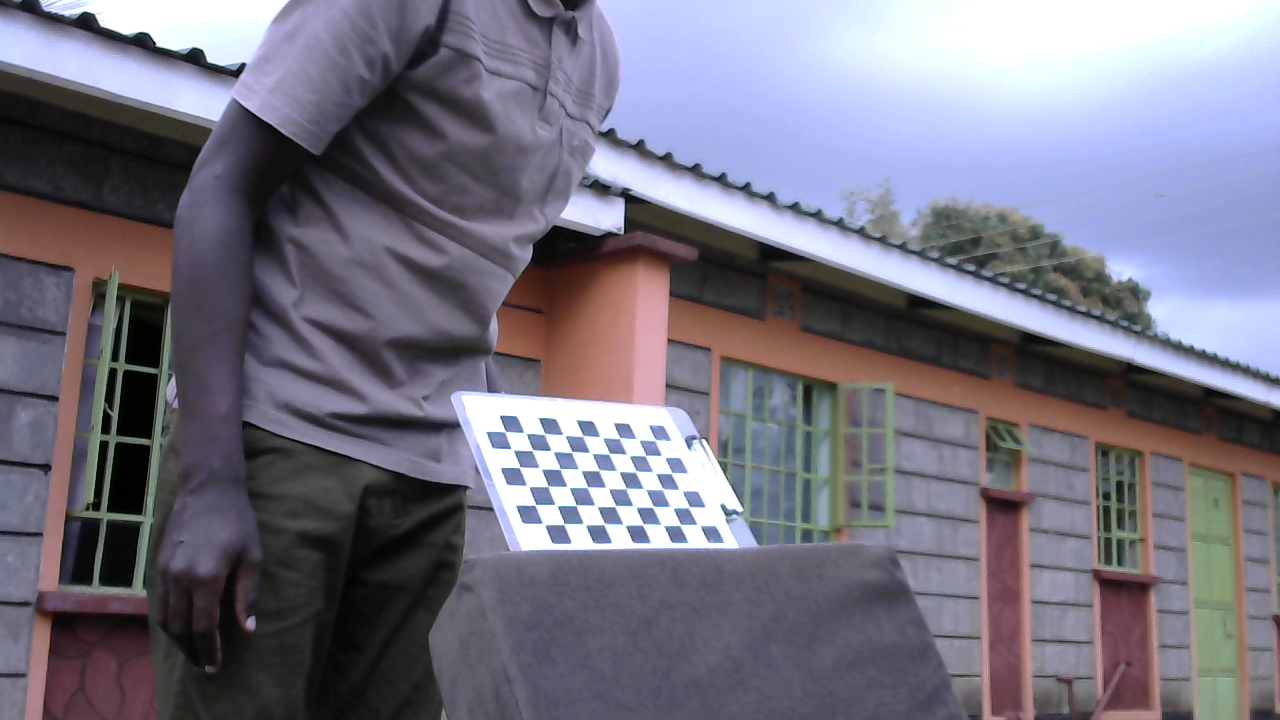
#> input picture stereo/left/left_11.png, 1280 x 720 px, found by its file name
$ python stereoDepth.py
#> lines starting #> are read from the running program, lines starting #| are printed output that depends on the picture
import numpy as np
import matplotlib.pyplot as plt
import cv2

# read both images and convert to grayscale
imgL = cv2.imread("caps/left_11.png", 0)
#> imgL: shape (720, 1280); min 0, max 255, mean 117.1
imgR = cv2.imread("caps/right_11.png", 0)
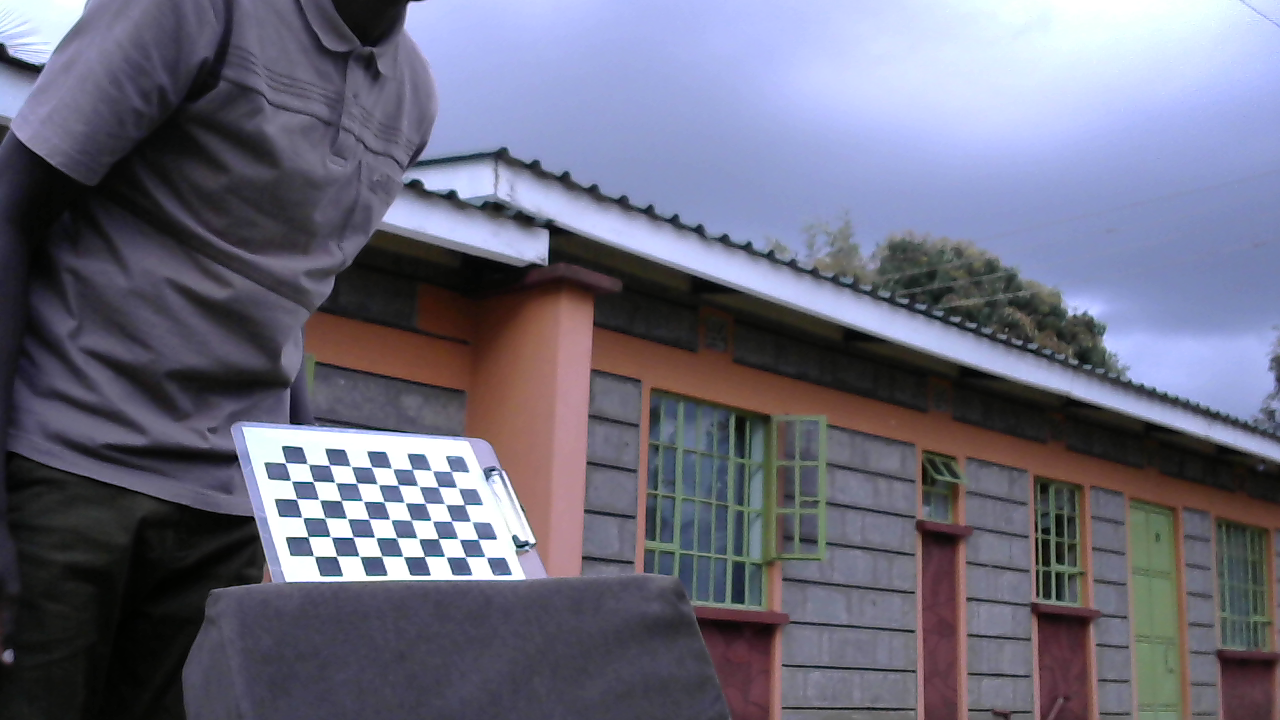
#> input picture stereo/right/right_11.png, 1280 x 720 px, found by its file name
#> imgR: shape (720, 1280); min 0, max 255, mean 107.8

# --------------------------------------------- #
# PREPROCESSING
# --------------------------------------------- #

# Compare both preprocessed images
fig, axes = plt.subplots(1, 2, figsize=(10, 5))
axes[0].imshow(imgL)
axes[1].imshow(imgR)
axes[0].axhline(250)
axes[1].axhline(250)
axes[0].axhline(450)
axes[1].axhline(450)
plt.suptitle("Original Images")
plt.show()

# 1.Detect keypoints and their descriptors

# Initiate SIFT detector
sift = cv2.xfeatures2d.SIFT_create()
kp1, des1 = sift.detectAndCompute(imgL, None)
#> kp1 = 1640 keypoints; strongest (x, y, size): (142, 43, 16.6), (606, 217, 22.3), (243, 65, 4.3), (600, 188, 14.2)
kp2, des2 = sift.detectAndCompute(imgR, None)
#> kp2 = 1809 keypoints; strongest (x, y, size): (338, 456, 12), (295, 454, 12.4), (298, 546, 13.5), (379, 459, 11.6)

# plot the keypoints
imgSift = cv2.drawKeypoints(imgL, kp1, None, flags=cv2.DRAW_MATCHES_FLAGS_DRAW_RICH_KEYPOINTS)
cv2.imshow("SIFT Keypoints", imgSift)

# Match the keypoints in both images
FLANN_INDEX_KDTREE = 1
index_params = dict(algorithm=FLANN_INDEX_KDTREE, trees=5)
search_params = dict(checks=50)
flann = cv2.FlannBasedMatcher(index_params, search_params)
matches = flann.knnMatch(des1, des2, k=2)
#> matches = 1640 matches

# Apply the D.G Lowe ratio test to keep good matches
matchesMask = [[0, 0] for i in range(len(matches))]
#> matchesMask = 1640 pairs, first value 0 to 0, second value 0 to 0
good = []
pts1 = []
pts2 = []

for i, (m, n) in enumerate(matches):
    if m.distance < 0.7*n.distance:
        # keep this keypoint pair
        matchesMask[i] = [1, 0]
        good.append(m)
        pts2.append(kp2[m.trainIdx].pt)
        pts1.append(kp1[m.queryIdx].pt)
#> after the loop, good = 269 matches; matchesMask = 1640 pairs, first value 0 to 1, second value 0 to 0; pts1 = 269 pairs, first value 41.85 to 1273.9, second value 11.69 to 664.1; pts2 = 269 pairs, first value 11.08 to 1258.9, second value 48.78 to 698.4


# Draw the keypoiny matches between both pictures
draw_params = dict(matchColor=(0, 255, 0),
                   singlePointColor=(255, 0, 0),
                   matchesMask=matchesMask[300:500],
                   flags=cv2.DrawMatchesFlags_DEFAULT)
#> draw_params = 4 items

keypoint_matches = cv2.drawMatchesKnn(imgL, kp1, imgR, kp2, matches[300:500], None, **draw_params)
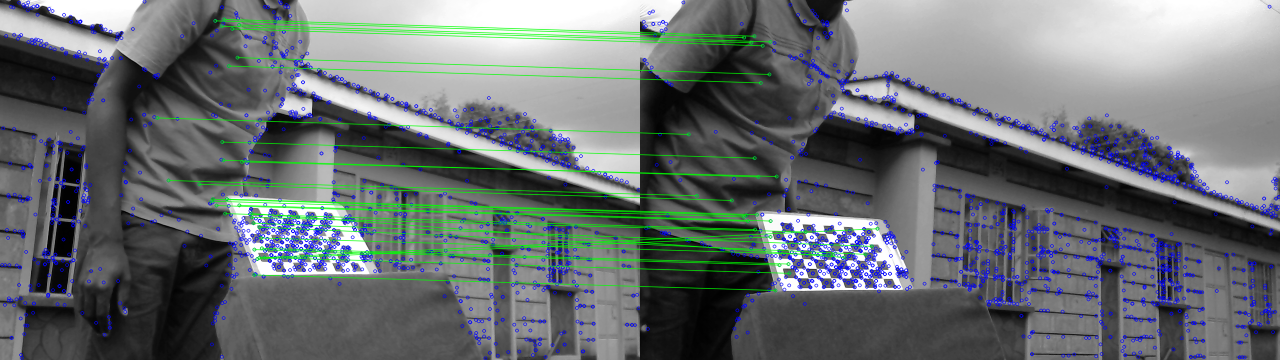
#> keypoint_matches: shape (720, 2560, 3) (shown at 1/2 size); mean of channels 0, 1, 2 113.7, 111.8, 105.6; drawn as B, G, R
cv2.imshow("Keypoint Matches", keypoint_matches)

# ------------------------------------- #
# STEREO RECTIFICATION
# ------------------------------------- #

# Calculate the fundamental matrix for the cameras
pts1 = np.int32(pts1)
#> pts1 = 269 pairs, first value 41 to 1273, second value 11 to 664
pts2 = np.int32(pts2)
#> pts2 = 269 pairs, first value 11 to 1258, second value 48 to 698

fundamental_matrix, inliers = cv2.findFundamentalMat(pts1, pts2, cv2.FM_RANSAC)
#> fundamental_matrix = [[1.11e-06, 0.000172, -0.0646], [-0.000185, -4.12e-05, -0.58], [0.0787, 0.639, 1]]; inliers = 269 values, max 1 at index 11, min 0 at index 0, mean 0.699

# We take only the inlier points
pts1 = pts1[inliers.ravel() == 1]
#> pts1 = 188 pairs, first value 259 to 1247, second value 13 to 664
pts2 = pts2[inliers.ravel() == 1]
#> pts2 = 188 pairs, first value 32 to 1188, second value 48 to 698

# Visualize epilines
def drawlines(img1src, img2src, lines, pts1src, pts2src):
    '''
    img1 - image on which we draw the epilines for the points in img2
    lines - corresponding epilines
    '''
    r, c = img1src.shape
    img1color = cv2.cvtColor(img1src, cv2.COLOR_GRAY2BGR)
    img2color = cv2.cvtColor(img2src, cv2.COLOR_GRAY2BGR)

    # Edit: use the same random seed so that the two images are comparable
    np.random.seed(0)
    for r, pt1, pt2 in zip(lines, pts1src, pts2src):
        color = tuple(np.random.randint(0, 255, 3).tolist())
        x0, y0 = map(int, [0, -r[2]/r[1]])
        x1, y1 = map(int, [c, -(r[2]+r[0]*c)/r[1]])
        img1color = cv2.line(img1color, (x0, y0), (x1, y1), color, 1)
        img1color = cv2.circle(img1color, tuple(pt1), 5, color, -1)
        img2color = cv2.circle(img2color, tuple(pt2), 5, color, -1)
    return img1color, img2color


# Find epilines corresponding to points in the right image (second image) and
# drawing its lines on the left image
lines1 = cv2.computeCorrespondEpilines(pts2.reshape(-1, 1, 2), 2, fundamental_matrix)
#> lines1 = 188 rows, first 8: [0.0283, 1, -304.5], [0.0453, 0.999, -249.4], [0.0101, 1, -363.4], [0.00748, 1, -371.8], [-0.00182, 1, -401.8], [-0.000963, 1, -399], [0.0968, 0.995, -82.04], [-0.00434, 1, -409.9]
lines1 = lines1.reshape(-1, 3)
img5, img6 = drawlines(imgL, imgR, lines1, pts1, pts2)
#> the loop in drawlines, `for r, pt1, pt2 in zip(lines, pts1src, pts2src):` made 188 passes
#> (r, pt1, pt2, color, y0, y1) on passes 1 to 3: ([0.0283, 1, -304.5], [259, 300], [32, 329], (172, 47, 117), 304, 268), ([0.0453, 0.999, -249.4], [314, 235], [96, 268], (192, 67, 251), 249, 191), ([0.0101, 1, -363.4], [336, 360], [113, 391], (195, 103, 9), 363, 350)
#> after the loop in drawlines, `for r, pt1, pt2 in zip(lines, pts1src, pts2src):`:
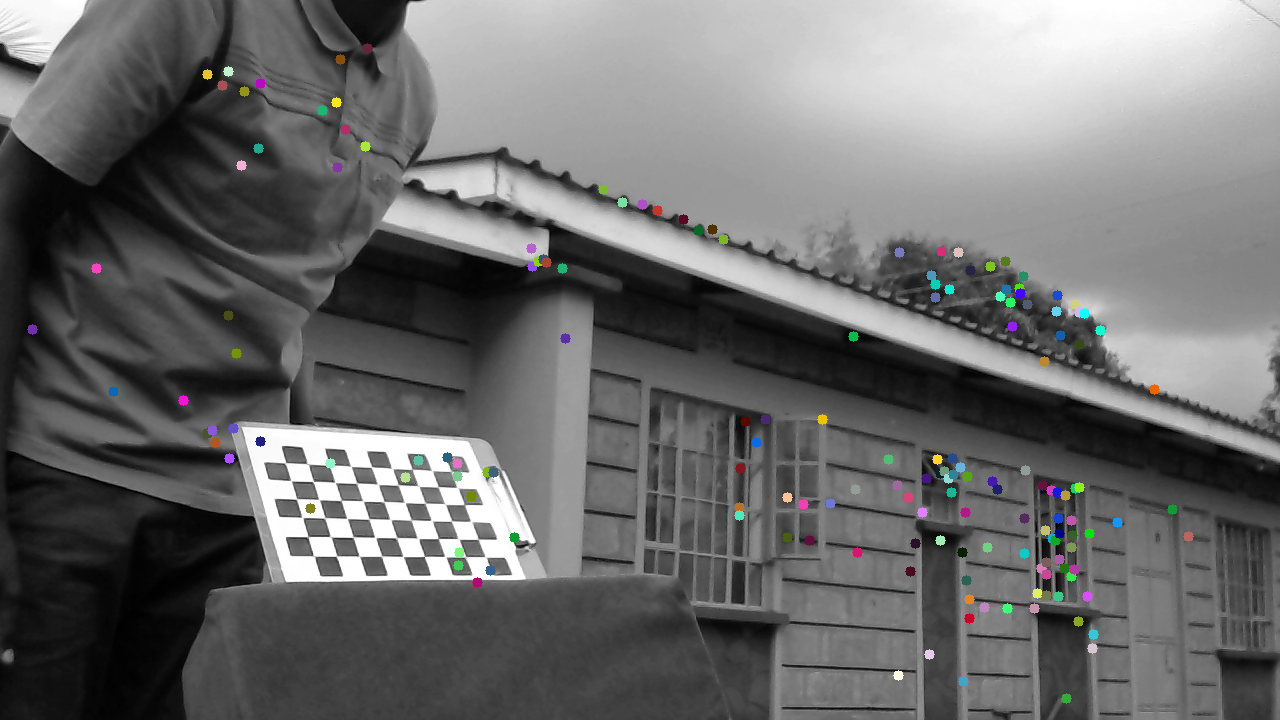
#> img2color: shape (720, 1280, 3); mean B, G, R 108.2, 108.3, 108.2

# Find epilines corresponding to points in the right image (second image) and
# drawing its lines on the left image
lines2 = cv2.computeCorrespondEpilines(pts1.reshape(-1, 1, 2), 2, fundamental_matrix)
#> lines2 = 188 rows, first 8: [0.035, 0.999, -282.9], [0.052, 0.999, -227.7], [0.0183, 1, -336.9], [0.016, 1, -344.4], [0.00715, 1, -372.8], [0.00821, 1, -369.4], [0.1, 0.995, -70.77], [0.00476, 1, -380.6]
lines2 = lines2.reshape(-1, 3)
img3, img4 = drawlines(imgR, imgL, lines2, pts2, pts1)
#> the loop in drawlines (call 2), `for r, pt1, pt2 in zip(lines, pts1src, pts2src):` made 188 passes
#> (r, pt1, pt2, color, y0, y1) on passes 1 to 3: ([0.035, 0.999, -282.9], [32, 329], [259, 300], (172, 47, 117), 283, 238), ([0.052, 0.999, -227.7], [96, 268], [314, 235], (192, 67, 251), 227, 161), ([0.0183, 1, -336.9], [113, 391], [336, 360], (195, 103, 9), 336, 313)
#> after the loop in drawlines (call 2), `for r, pt1, pt2 in zip(lines, pts1src, pts2src):`:
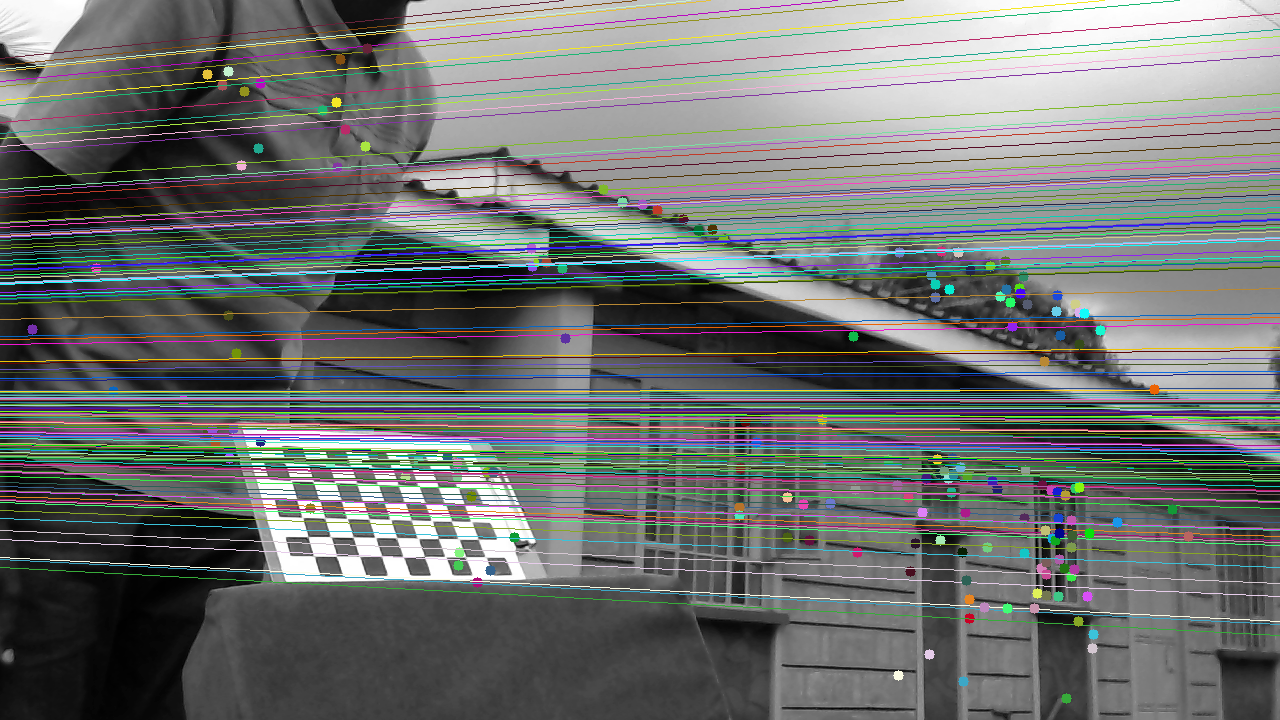
#> img1color: shape (720, 1280, 3); mean B, G, R 111.6, 112.6, 109.9
#> after the loop in drawlines (call 2), `for r, pt1, pt2 in zip(lines, pts1src, pts2src):`:
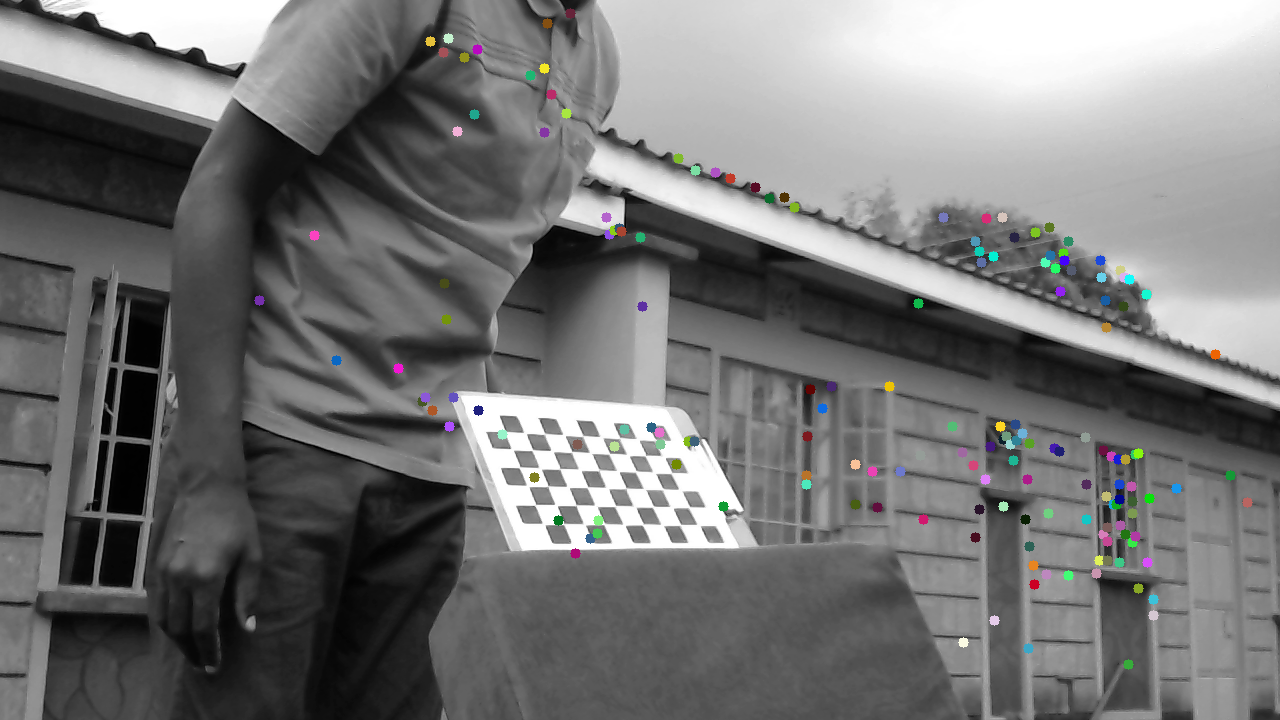
#> img2color: shape (720, 1280, 3); mean B, G, R 117.2, 117.3, 117.1

plt.subplot(121), plt.imshow(img5)
plt.subplot(122), plt.imshow(img3)
plt.suptitle("Epilines in both images")
plt.show()
#> figure, not shown here; B, G, R data is drawn as R, G, B

# Stereo Rectification
h1, w1 = imgL.shape
#> h1 = 720; w1 = 1280
h2, w2 = imgR.shape
#> h2 = 720; w2 = 1280
_, H1, H2 = cv2.stereoRectifyUncalibrated(np.float32(pts1), np.float32(pts2), fundamental_matrix, imgSize=(w1,h1))
#> H1 = [[0.876, -0.00358, -264.6], [0.0679, 0.639, -34.27], [0.000158, 3.37e-05, 0.497]]; H2 = [[1.15, -0.0118, -92.03], [0.0949, 0.999, -60.4], [0.000235, -2.41e-06, 0.85]]

# Rectify the Images
imgL_rectified = cv2.warpPerspective(imgL, H1, (w1, h1))
imgR_rectified = cv2.warpPerspective(imgR, H2, (w2, h2))

# Plot the Rectified Images
fig, axes = plt.subplots(1, 2, figsize=(10, 5))
axes[0].imshow(imgL_rectified, cmap='gray')
axes[1].imshow(imgR_rectified, cmap='gray')
axes[0].axhline(250)
axes[1].axhline(250)
axes[0].axhline(450)
axes[1].axhline(450)
plt.suptitle("Rectified Images")
plt.show()

# -------------------------------- #
# COMPUTE DISPARITY MAP
# -------------------------------- #

# Matched blocked size
block_size = 11 # must be odd and > 1. Normally in the range [3, 11]
min_disp = -128
max_disp = 128

# max_disp - min_disp must always > 0 and be divisible by 16
num_disp = max_disp - min_disp

# % margin by which minimum cost function beast the second best to be considered a correct match
# range [5, 15] is good
uniquenessRatio = 5

# max size of smooth disparity regions to consider their noise speckles and invalidate
# range [50, 200] is good. 0 disables speckle filtering
speckleWindowSize = 200

# maximum disparity variation within each connected component. 1 or 2 is good
speckleRange = 2

# Maximum allowed difference (in integer pixel units) in the left-right disparity check
# 0 disables the check
disp12MaxDiff = 0

stereo = cv2.StereoSGBM_create(
    minDisparity=min_disp,
    numDisparities=num_disp,
    blockSize=block_size,
    uniquenessRatio=uniquenessRatio,
    speckleWindowSize=speckleWindowSize,
    speckleRange=speckleRange,
    disp12MaxDiff=disp12MaxDiff,
    P1=8 * block_size * block_size,
    P2=32 * block_size * block_size
)

disparity_SGBM = stereo.compute(imgL_rectified, imgR_rectified)

plt.imshow(disparity_SGBM, cmap='plasma')
plt.colorbar()
plt.show()
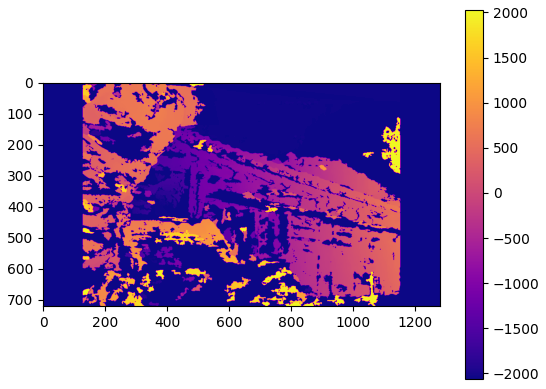
#> figure drawn by matplotlib, 2 panels

# Normalize the values to the range 0-255 for a grayscale image
disparity_SGBM = cv2.normalize(disparity_SGBM, disparity_SGBM, alpha=255, beta=0, norm_type=cv2.NORM_MINMAX)
disparity_SGBM = np.uint8(disparity_SGBM)
plt.imshow(disparity_SGBM, cmap='gray')
plt.show()
